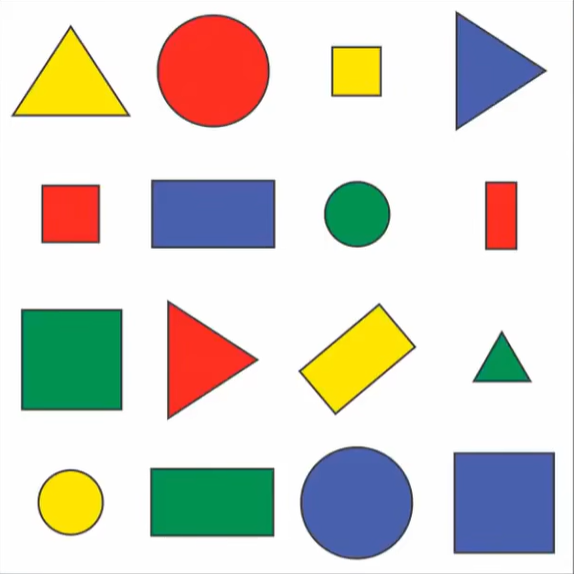
#> input picture Resources/shape.png, 574 x 574 px
$ python test9.py
#> lines starting #> are read from the running program, lines starting #| are printed output that depends on the picture; after the words box and inside, x2 and y2 are one past the last pixel; in counts of white or black regions, pixels touching at a corner belong together
### imgTools.py
# -*- coding: utf-8 -*-

import cv2
import numpy


def stackImages(scale, imgArray):
    """
    图像拼接函数
    :param scale:
    :param imgArray:
    :return:
    """
    rows = len(imgArray)
    cols = len(imgArray[0])
    rowsAvailable = isinstance(imgArray[0], list)
    width = imgArray[0][0].shape[1]
    height = imgArray[0][0].shape[0]
    if rowsAvailable:
        for x in range(0, rows):
            for y in range(0, cols):
                if imgArray[x][y].shape[:2] == imgArray[0][0].shape[:2]:
                    imgArray[x][y] = cv2.resize(imgArray[x][y], (0, 0), None, scale, scale)
                else:
                    imgArray[x][y] = cv2.resize(imgArray[x][y],
                                                (imgArray[0][0].shape[1],
                                                 imgArray[0][0].shape[0]), None, scale, scale)
                if len(imgArray[x][y].shape) == 2:
                    imgArray[x][y] = cv2.cvtColor(imgArray[x][y], cv2.COLOR_GRAY2BGR)
        imageBlank = numpy.zeros((height, width, 3), numpy.uint8)
        hor = [imageBlank] * rows
        for x in range(0, rows):
            hor[x] = numpy.hstack(imgArray[x])
        ver = numpy.vstack(hor)
    else:
        for x in range(0, rows):
            if imgArray[x].shape[:2] == imgArray[0].shape[:2]:
                imgArray[x] = cv2.resize(imgArray[x], (0, 0), None, scale, scale)
            else:
                imgArray[x] = cv2.resize(imgArray[x], (imgArray[0].shape[1], imgArray[0].shape[0]), None, scale, scale)
            if len(imgArray[x].shape) == 2:
                imgArray[x] = cv2.cvtColor(imgArray[x], cv2.COLOR_GRAY2BGR)
        hor = numpy.hstack(imgArray)
        ver = hor
    return ver

### test9.py
# -*- coding: utf-8 -*-

import cv2
import numpy
import imgTools


def getContours(img1, img2):
    """
    获取轮廓
    :param img1:
    :param img2:
    :return:
    """
    contours, hierarchy = cv2.findContours(img1, cv2.RETR_EXTERNAL, cv2.CHAIN_APPROX_NONE)
    i = 0
    for cnt in contours:
        i = i + 1
        # 面积
        area = cv2.contourArea(cnt)
        print(area)
        if area >= 5000:
            # 画轮廓
            cv2.drawContours(img2, cnt, -1, (0, 255, 0), 3)
            # 弧长
            peri = cv2.arcLength(cnt, True)
            # print(peri)
            # 拐点
            approx = cv2.approxPolyDP(cnt, 0.02 * peri, True)
            objCor = len(approx)
            print(objCor)
            x, y, w, h = cv2.boundingRect(approx)
            cv2.rectangle(img2, (x, y), (x + w, y + h), (255, 0, 0), 2)
            cv2.putText(img2, str(i), (int(x + w / 2), int(y + h / 2)), cv2.FONT_HERSHEY_SIMPLEX, 1, (0, 0, 0), 2)


if __name__ == '__main__':
    # part 9
    # 图形检测
    img = cv2.imread("Resources/shape.png")
#> img is the input picture: shape (574, 574, 3); mean B, G, R 204.3, 212.6, 213.9
    imgGray = cv2.cvtColor(img, cv2.COLOR_BGR2GRAY)
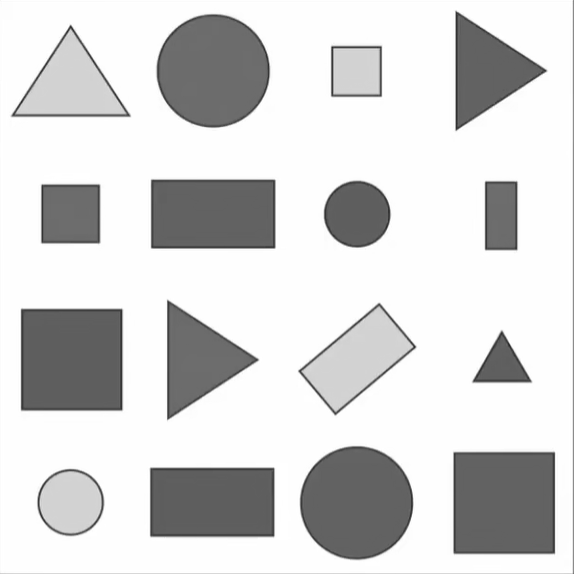
#> imgGray: shape (574, 574); min 36, max 255, mean 212
    imgBlur = cv2.GaussianBlur(imgGray, (7, 7), 1)
    imgBlank = numpy.zeros_like(img)

    imgCanny = cv2.Canny(imgBlur, 50, 50)
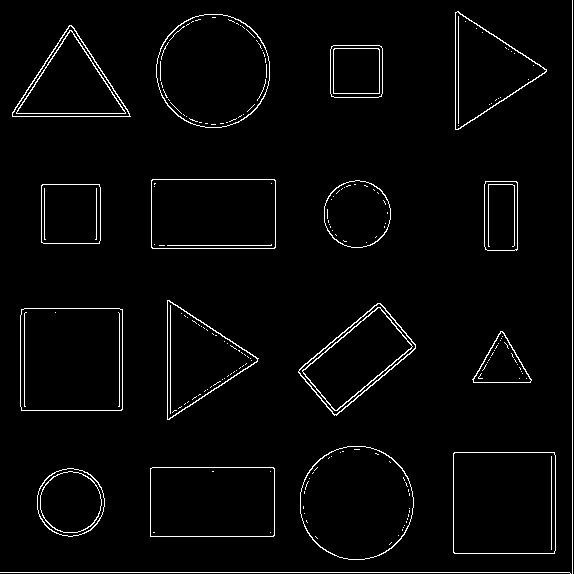
#> imgCanny: shape (574, 574); 2.8% white in thin lines or dots
    imgContour = img.copy()
    getContours(imgCanny, imgContour)
#> in getContours, `contours, hierarchy = cv2.findContours(img1, cv2.RETR_EXTERNAL, cv2.CH..`: contours = 18 contours, 2 with area under 20; largest, box (x1, y1, x2, y2) and area: (20, 308, 123, 411) 10388, (453, 452, 556, 554) 10296, (156, 14, 270, 128) 10146, (300, 446, 414, 560) 10139, (151, 179, 276, 249) 8554
#> the loop in getContours, `for cnt in contours:` made 18 passes
#> (area, peri, approx, objCor, x, y, w, h) on passes 3, 4, 7, 8, 9, 13, 15: (8553.5, 384.2, [[150, 468], [150, 536], [274, 535], [273, 467]], 4, 150, 467, 125, 70), (10296, 403.7, [[454, 452], [453, 552], [554, 553], [554, 452]], 4, 453, 452, 102, 102), (10388.5, 405.1, [[21, 309], [21, 410], [121, 410], [122, 309]], 4, 21, 309, 102, 102), (6355.5, 338.7, [[380, 303], [298, 371], [334, 415], [415, 348]], 4, 298, 303, 118, 113), (5591.5, 351.5, [[167, 300], [169, 419], [258, 358]], 3, 167, 300, 92, 120), (8554, 383.7, [[151, 180], [152, 248], [275, 247], [274, 179]], 4, 151, 179, 125, 70), (5644, 350, [[12, 112], [130, 116], [71, 25]], 3, 12, 25, 119, 92)
#> (area, peri, objCor, x, y, w, h) on passes 5, 16: (10139, 375.8, 8, 300, 446, 114, 114), (10146, 375.8, 8, 156, 14, 114, 114)
#| 0.0
#| 3581.0
#| 8553.5
#| 4
#| 10296.0
#| 4
#| 10139.0
#| 8
#| 1613.5
#| 10388.5
#> (further printed lines are left out)
#> after the loop in getContours, `for cnt in contours:`:
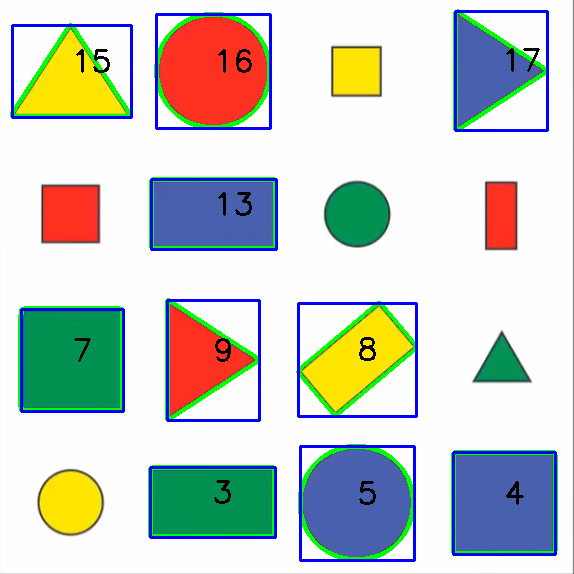
#> img2: shape (574, 574, 3); mean B, G, R 200.3, 206.3, 199.9
#> after the loop in getContours, `for cnt in contours:`: i = 18

    imgStack = imgTools.stackImages(0.7, ([img, imgGray, imgBlur],
                                          [imgCanny, imgBlank, imgContour]))
#> after the loop in stackImages, `for x in range(0, rows):`: hor = 2 items
#> in stackImages, `ver = numpy.vstack(hor)`:
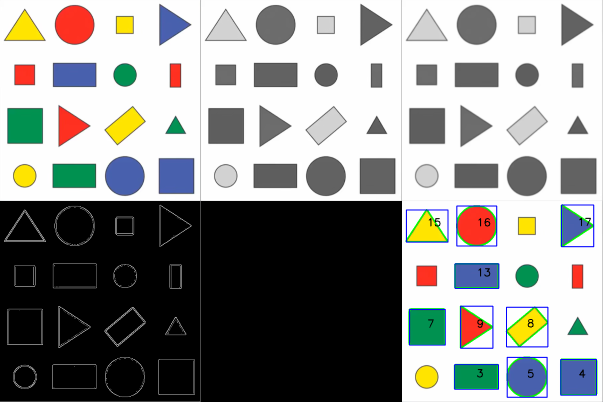
#> ver: shape (804, 1206, 3) (shown at 1/2 size); mean of channels 0, 1, 2 139.3, 141.6, 140.8; drawn as B, G, R
    cv2.startWindowThread()
    cv2.imshow("img", imgStack)
    cv2.waitKey(0)
    cv2.destroyAllWindows()
